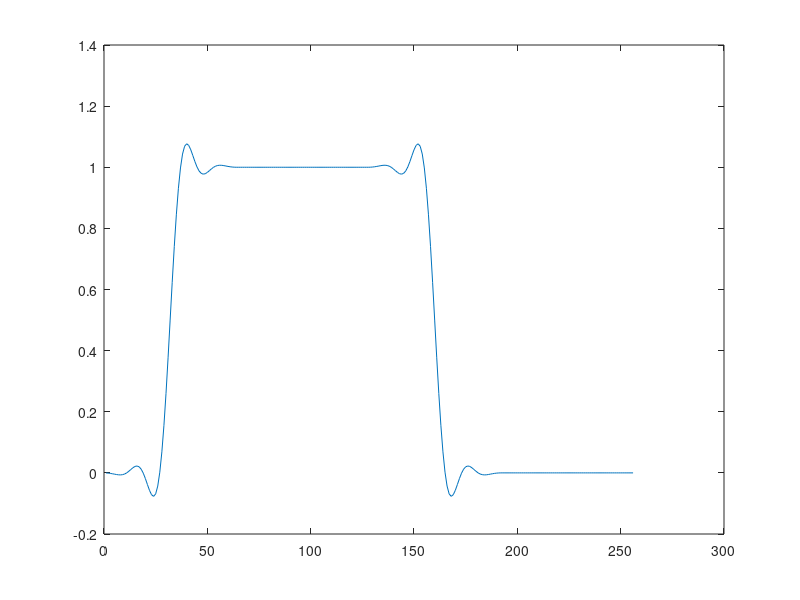
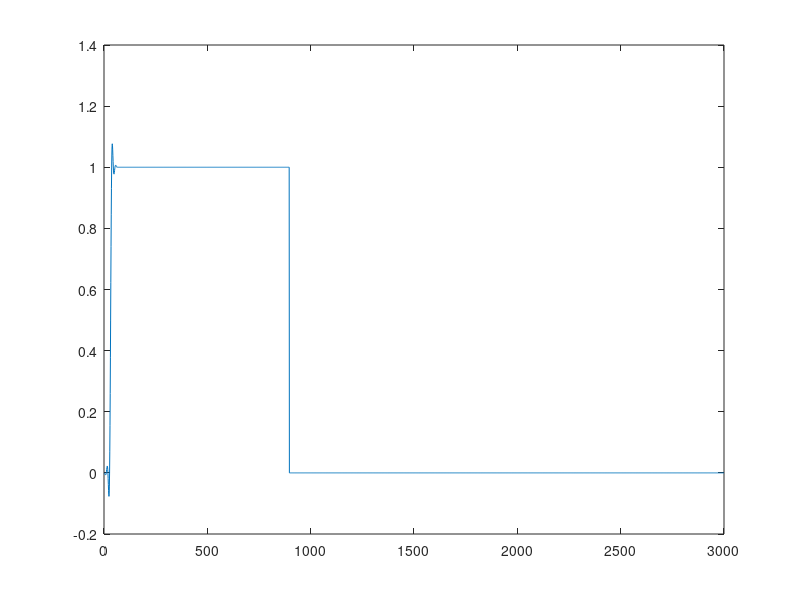

Write the MATLAB code that produced these figures, in order.
%% day 2 overlap and add
clear all
close all
%filter parameters
order = 63;
blockSize = 128;
window = hamming(order +1);
fs = 48000;

filterp = fir1(order,1/8,"LOW",window);
steps = 10;

%step test signal
stepS = ones([blockSize * steps,1]);
realConv = conv(stepS,filterp);
overlapAddConv=zeros([blockSize*steps+order,1]);


% plot(realConv);
% figure
% plot(realConv);
% hold on;
% plot(overlapAddConv);

%% C like implementation

x = (ones([1000,1]));
out = zeros([3000,1]);
old_overlap = zeros([order,1]);
i=1;
out_buf = zeros([blockSize,1]);
out_buf_ol = zeros([blockSize,1]);
while(1)
    x_buf = x((i-1)*blockSize+1:i*blockSize);
    y = zeros([2*blockSize,1]);
    for n = 1:blockSize
        for m = 1:(order+1)
            index = n+m-1;
            y(index) = y(index) + filterp(m)*x_buf(index-m+1);
        end
    end
    out_buf = y(1:blockSize) + out_buf_ol;
    out_buf_ol = y(blockSize+1:end);
    out((i-1)*blockSize+1:i*blockSize) = out_buf;
    i = i+1;
    if (i) * blockSize > length(x)
        break;
    end
end

figure
plot(y);
figure;
plot(out);